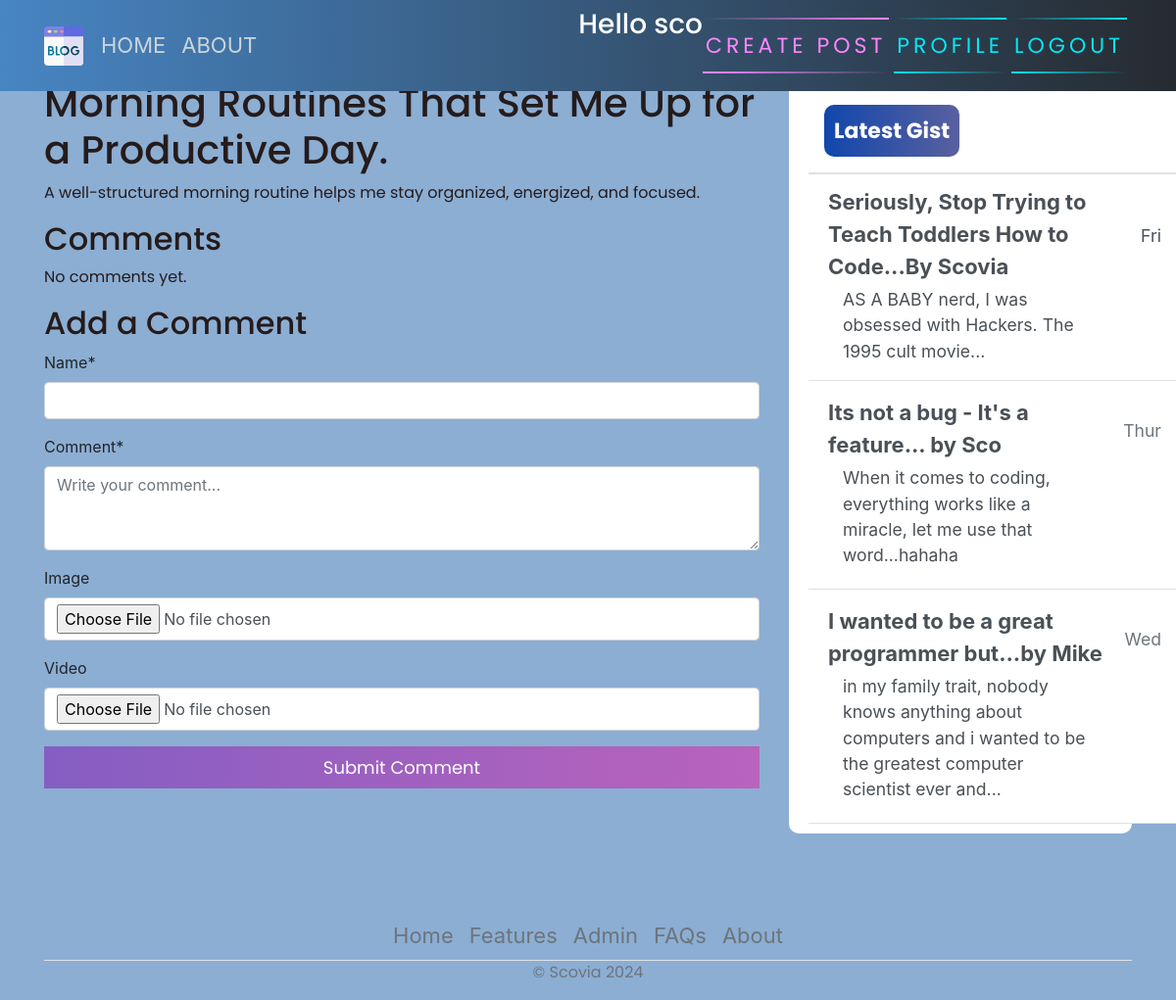
Before: /post/2/ (signed in) with the older database file.
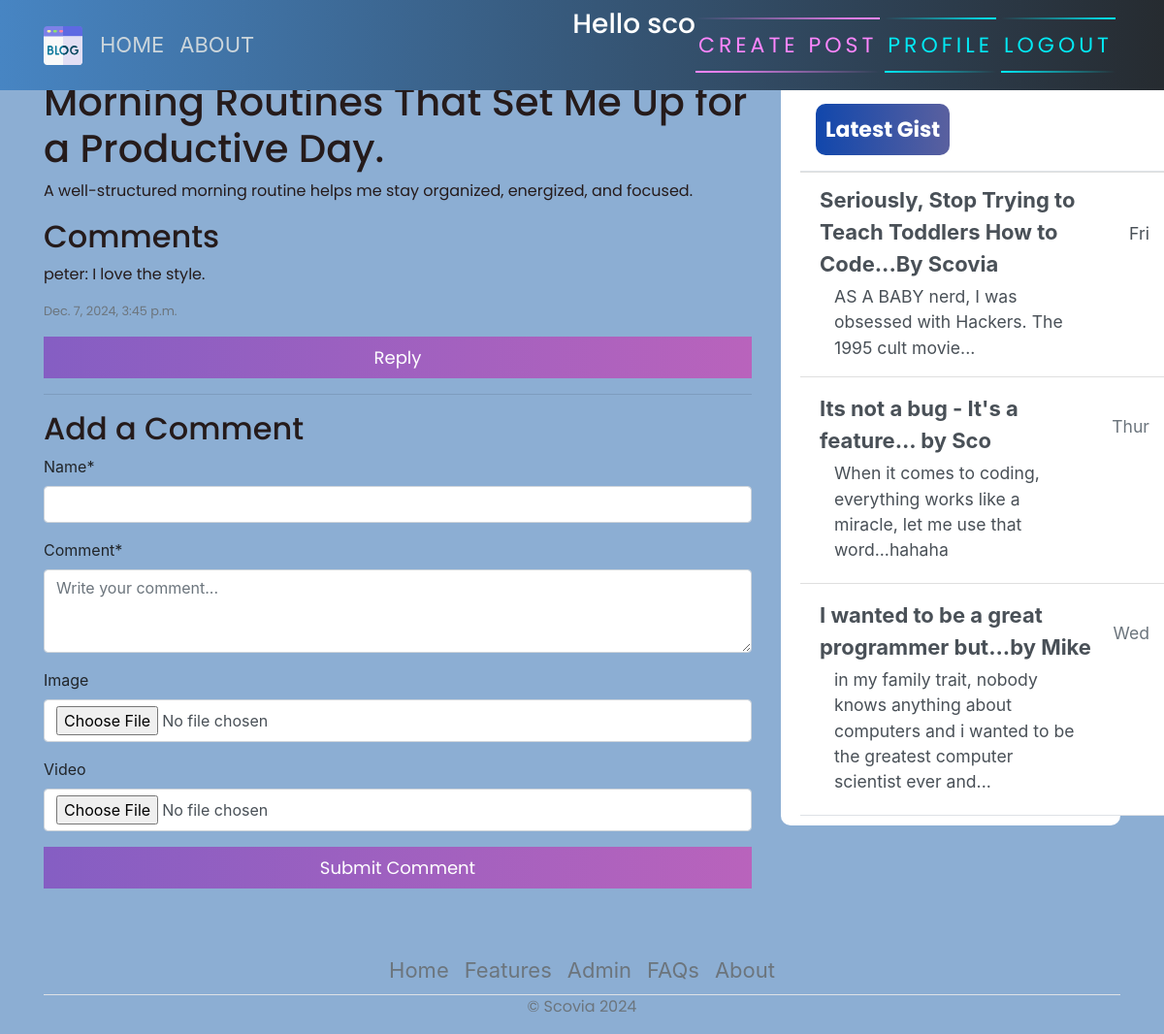
After: the same page with the newer database file.
### diary/models.py (models this page shows, shortened)
class Comment(models.Model):
    post = models.ForeignKey(Post, on_delete=models.CASCADE, related_name='comments')
    name = models.CharField(max_length=200)
    body = models.TextField()
    image = models.ImageField(upload_to='comment_images/', blank=True, null=True)
    video = models.FileField(upload_to='comment_videos/', blank=True, null=True)
    created_on = models.DateTimeField(auto_now_add=True)
    parent = models.ForeignKey('self', null=True, blank=True, related_name='parent_replies', on_delete=models.CASCADE)

### diary/views.py (the view, shortened to what this page needs)
# urls.py: path('post/<int:pk>/', PostDetailView.as_view(), name="blog-detail"),
class PostDetailView(LoginRequiredMixin, DetailView):
    model = Post
    template_name = 'post_detail.html'
    def get_context_data(self, **kwargs):
        context = super().get_context_data(**kwargs)
        context['comment_form'] = CommentForm()  # Use one form for both comments and replies
        context['comments'] = Comment.objects.filter(post=self.object, parent=None)  # Only top-level comments
        return context

### diary/forms.py
class CommentForm(forms.ModelForm):
    class Meta:
        model = Comment
        fields = ('name', 'body','image','video')
    image = forms.ImageField(required=False, widget=forms.FileInput(attrs={'accept': 'image/*'})) # Accept only images
    video = forms.FileField(required=False, widget=forms.FileInput(attrs={'accept': 'video/*'})) # Accept only videos
    body = forms.CharField(widget=forms.Textarea(attrs={'rows':3, 'placeholder': 'Write your comment...'}), label="Comment")

### diary/templates/post_detail.html (shortened to what this page needs)
{% extends 'base.html' %}
{% load crispy_forms_tags %}
{% block content %}
    <h1>{{ post.title }}</h1>
    <p>{{ post.content }}</p>
    <h2>Comments</h2>
    {% for comment in comments %}
        <div class="comment">
            <p>{{ comment.name }}: {{ comment.body }}</p>
            <p class="small text-muted">{{ comment.created_on }}</p>
            <button onclick="toggleReplyForm({{ comment.id }})">Reply</button>
        </div>
        <hr>
    {% empty %}
        <p>No comments yet.</p>
    {% endfor %}
    <h2>Add a Comment</h2>
    <form method="post" enctype="multipart/form-data">  {% csrf_token %}
        {{ comment_form|crispy }}  {% comment %} Use the same form for top-level comments {% endcomment %}
        <button type="submit">Submit Comment</button>
    </form>
{% endblock %}

Changed rows visible on the page:
added Comment: name "peter", body "I love the style.", created_on "Dec. 7, 2024, 3:45 p.m."
Other visible differences:
text no longer shown: "No comments yet."
